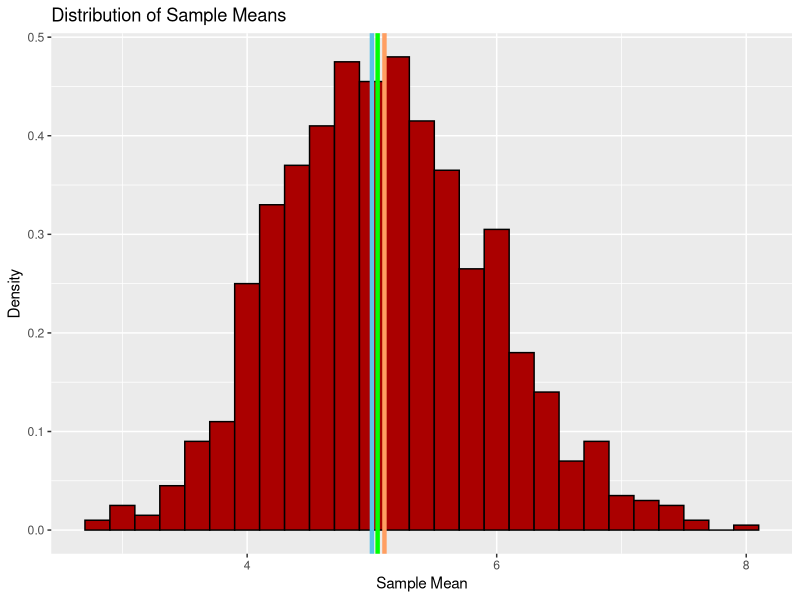
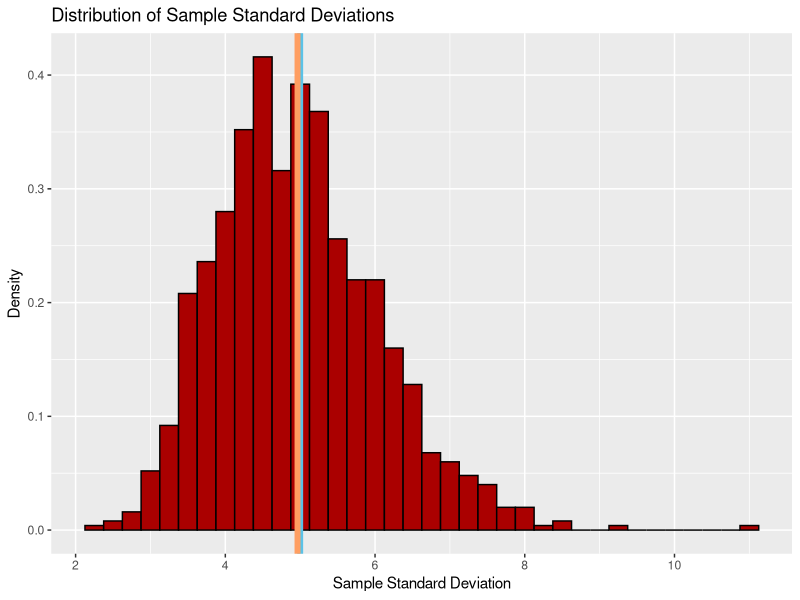
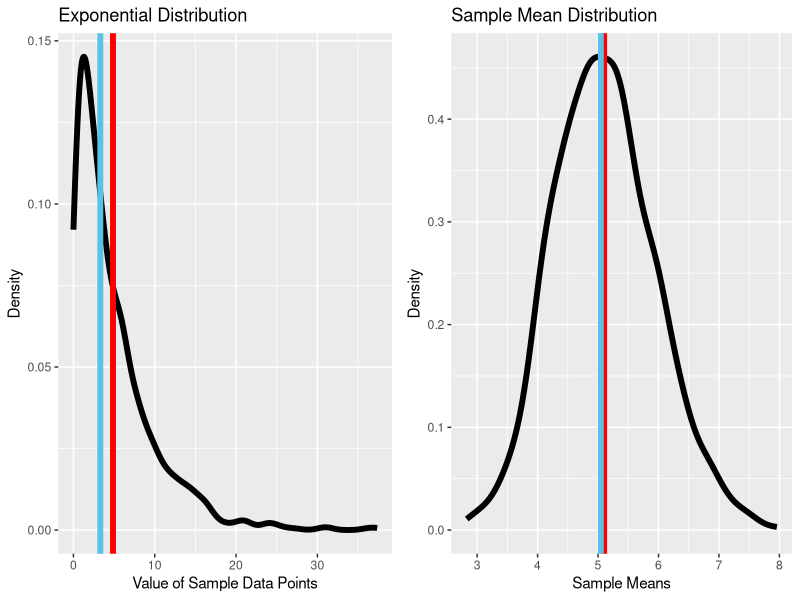

Reproduce these figures in R, in order.
## ----setup, include=FALSE-----------------------------------------------------
knitr::opts_chunk$set(echo = FALSE)


## ----Load_Libraries, message = FALSE------------------------------------------
library(tidyverse); library(gridExtra)
phi <- (1+sqrt(5))/2 #For dimensions


## ----Simulation---------------------------------------------------------------
set.seed(1618033)
n <- 40
sims <- 1000
l <- 0.2 #lambda
multipleObs <- matrix(rexp(n*sims, l), sims, n)
means <- apply(multipleObs, 1, mean)
sds <- apply(multipleObs, 1, sd)


## ----Histogram_of_Sample_Means, fig.height= 3, fig.width = 3*phi--------------
muplot <- ggplot(data.frame(x = means), aes(x)) +
        geom_histogram(binwidth = 0.2, aes(y = ..density..),
                       fill = "#AA0000", colour = "#000000") +
        labs(x = "Sample Mean", y = "Density") +
        ggtitle("Distribution of Sample Means")
muplot + geom_vline(xintercept = 1/l, lwd = 1.5, colour = "#5BC2E7") +
        geom_vline(xintercept = mean(means), lwd = 1.5, colour = "#FF9E61") +
        geom_vline(xintercept = median(means), lwd = 1.5, colour = "#00FF00")


## ----Histogram_of_sds, fig.height= 3, fig.width = 3*phi-----------------------
plot <- ggplot(data.frame(x = sds), aes(x)) +
        geom_histogram(binwidth = 0.25, aes(y = ..density..),
                       fill = "#AA0000", colour = "#000000") +
        geom_vline(xintercept = 1/l, lwd = 2, colour = "#5BC2E7") +
        geom_vline(xintercept = mean(sds), lwd = 2, colour = "#FF9E61") +
        labs(x = "Sample Standard Deviation", y = "Density") +
        ggtitle("Distribution of Sample Standard Deviations")
plot


## ----Outlier_Row--------------------------------------------------------------
multipleObs[sds > 10,]


## ----Exp_Dist-----------------------------------------------------------------
exsam <- rexp(sims,l)

## ----Plot_Densities, fig.height= 3, fig.width = 3*phi-------------------------
explot <- ggplot(data.frame(x = exsam), aes(x))+ 
        geom_density(lwd = 2) +
        labs(x = "Value of Sample Data Points", y = "Density") +
        ggtitle("Exponential Distribution")
g1 <- explot +
        geom_vline(xintercept = mean(exsam), 
              colour = "#FF0000", lwd = 2) +
        geom_vline(xintercept = median(exsam), 
              colour = "#5BC2E7", lwd = 2)

CLTplot <- ggplot(data.frame(x = means), aes(x)) + 
        geom_density(lwd = 2) +
        labs(x = "Sample Means", y = "Density") +
        ggtitle("Sample Mean Distribution")
g2 <- CLTplot +
        geom_vline(xintercept = mean(means), 
              colour = "#FF0000", lwd = 2) +
        geom_vline(xintercept = median(means), 
              colour = "#5BC2E7", lwd = 2)

grid.arrange(g1, g2, ncol = 2)        

